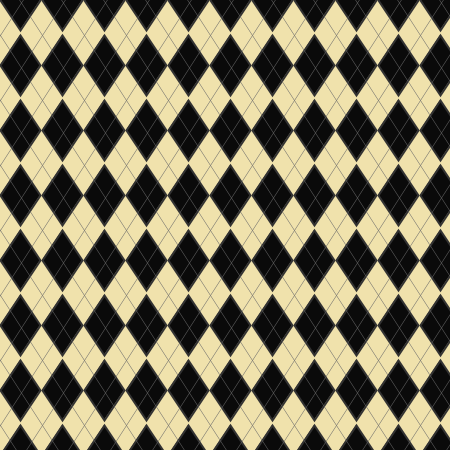
Frame 1 (no input)
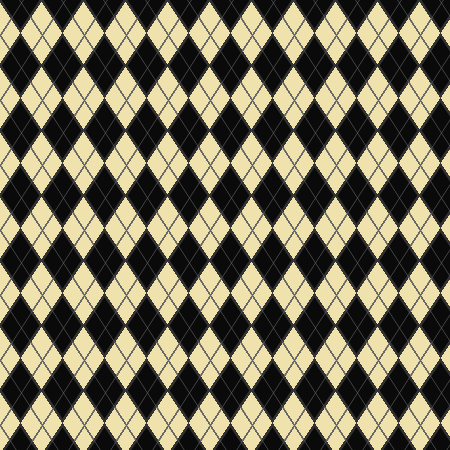
Frame 60 (the mouse pressed at the canvas centre just before this capture)
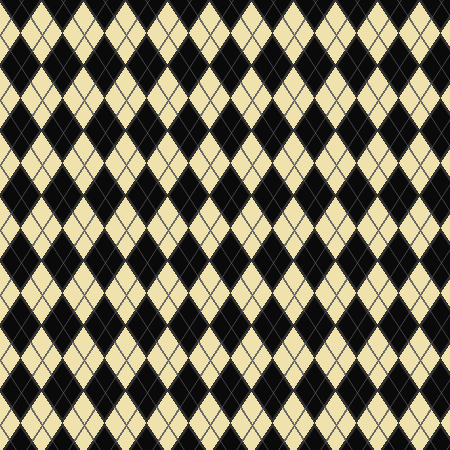
Frame 120 (the mouse held since frame 60 and released just before this capture)

The Processing sketch that drew these frames (run headless with seeded random() and noise(); from frame 60 on, the mouse is pressed at the canvas centre):

// Processing sketch: processing_95831
// ── processing_95831.pde

float xOff = 20;
float yOff = 30;
int xTotal = 30;
int yTotal = 20;

float linePosX[] = new float[xTotal];
float linePosY[] = new float[yTotal];
void setup () {
  size(450, 450); 
  background(#F0E2AC);
}

void draw () {

  for (int c = -1; c < xTotal; c++) {

    for (int r = -1; r < yTotal; r++) {
      drawTile(42 * c, 65 * r);
      stroke(#676767);
      strokeWeight(0.5);
      line(42 * (c-1), 65 *( r-1)-yOff, 42 * c, 65 * r-yOff);
      line(42 * (c-1), 65 * r-yOff,42 * c, 65 * (r-1)-yOff);
    }
  }
}

void drawTile (int xPos, int yPos) {
  fill(10);
  stroke(50);
  strokeWeight(2);
  smooth();
  quad(xPos, yPos, xPos + xOff, yPos-yOff, xPos+2*xOff, yPos, xPos+xOff, yPos+yOff); // each point of my custom shape
}
